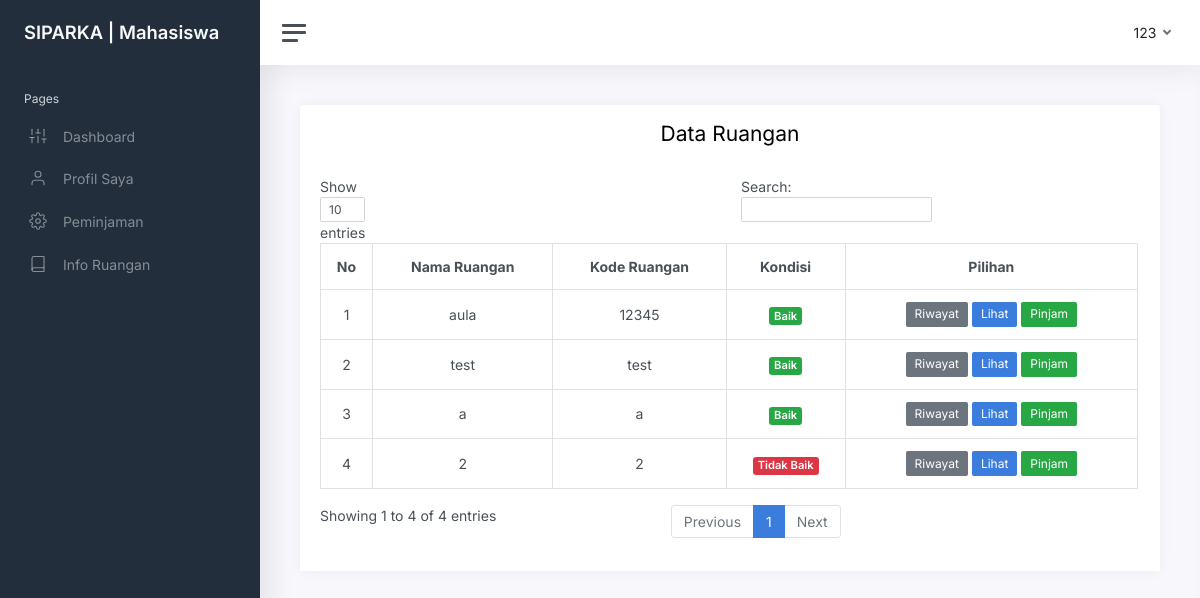
The app's page /ruangan.php (signed in) with its own data.
### tables this page shows
CREATE TABLE `tb_mahasiswa` (
  `id_mhs` int(11) NOT NULL,
  `nim_mhs` varchar(20) NOT NULL,
  `nama_mhs` varchar(75) NOT NULL,
  `organisasi` varchar(100) NOT NULL,
  `jurusan` varchar(70) NOT NULL,
  `email` varchar(200) NOT NULL,
  `password` varchar(70) NOT NULL,
  `no_hp` varchar(20) NOT NULL,
  `alamat` varchar(200) NOT NULL,
  `tgl` varchar(20) NOT NULL,
  `ktm` varchar(50) NOT NULL,
  `enk` varchar(20) NOT NULL,
  `status` varchar(25) NOT NULL
);

CREATE TABLE `tb_ruangan` (
  `id_ruangan` int(11) NOT NULL,
  `nama_ruangan` varchar(100) NOT NULL,
  `kode_ruangan` varchar(20) NOT NULL,
  `des_ruangan` text NOT NULL,
  `kondisi` varchar(30) NOT NULL,
  `photo_ruangan` varchar(100) NOT NULL
);

### ruangan.php (the view, shortened to what this page needs)
<?php include('header.php') ?>
<main class="content">
  <div class="container-fluid p-0">
    <div class="row">
      <div class="col-12 col-md-12 col-xxl-6 d-flex order-3 order-xxl-2">
        <div class="card flex-fill w-100">
          <div class="card-header">
            <h3 style="margin-bottom: 30px; text-align: center;">Data Ruangan</h3>
            <table class="table table-bordered table-hover" id="example">
              <thead>
              <tr>
                <th>
                  <center>No
                </th>
                <th>
                  <center>Nama Ruangan
                </th>
                <th>
                  <center>Kode Ruangan
                </th>
                <th>
                  <center>Kondisi
                </th>
                <th>
                  <center>Pilihan
                </th>
              </tr>
            </thead>
            <?php
            $no=1;
            include('koneksi.php');
            $data = mysqli_query($koneksi, "SELECT * from tb_ruangan ");
            while ($d = mysqli_fetch_array($data)) {
             ?>
              <tr>
                <td><center><?= $no++ ?></td>
                <td><center><?= $d['nama_ruangan'] ?></td>
                <td><center><?= $d['kode_ruangan'] ?></td>
                <td><center>
                <?php
                if (($d['kondisi']) == 'baik' ) {
                  ?>
                  <span class="badge bg-success">Baik</span>
                <?php
                }elseif (($d['kondisi']) == 'tidak baik' ) {
                ?>
                  <span class="badge bg-danger">Tidak Baik</span>
                <?php  }else{ ?>
                  <span class="badge bg-primary">Tidak ada Informasi</span>
                <?php } ?>
                </td>
                <td>
                  <center>
                  <a class="btn btn-sm btn-secondary" href="ruangan-riwayat.php?kode_ruangan=<?= $d['kode_ruangan'] ?>">Riwayat</a>
                  <a href="ruangan-lihat.php?id_ruangan=<?= $d['id_ruangan'] ?>" class="btn btn-sm btn-primary">Lihat</a>
                  <a href="ruangan-pinjam.php?id_ruangan=<?= $d['id_ruangan'] ?>&nim_mhs=<?= $nim_mhs ?>" class="btn btn-sm btn-success">Pinjam</a>
                </td>
              </tr>
              <?php } ?>
            </table>
          </div>
        </div>
      </div>
    </div>
  </div>
</main>
<?php include('footer.php') ?>

### header.php (shortened to what this page needs)
<?php
$nim_mhs = $_SESSION['nim_mhs'];
 ?>
<!DOCTYPE html>
<html lang="en">
<head>
  <link href="datepicker/libraries/bootstrap-datepicker/css/bootstrap-datepicker.min.css" rel="stylesheet">
	<link href="css/app.css" rel="stylesheet">
</head>
<body>
	<div class="wrapper">
		<nav id="sidebar" class="sidebar">
			<div class="sidebar-content js-simplebar">
				<a class="sidebar-brand" href="">
          <span class="align-middle">SIPARKA | Mahasiswa</span>
        </a>
				<ul class="sidebar-nav">
					<li class="sidebar-header">
						Pages
					</li>
					<li class="sidebar-item">
						<a class="sidebar-link" href="mhs-dash.php">
              <i class="align-middle" data-feather="sliders"></i> <span class="align-middle">Dashboard</span>
            </a>
					</li>
					<li class="sidebar-item">
						<a class="sidebar-link" href="mhs-profil.php?nim_mhs=<?= $nim_mhs  ?>">
              <i class="align-middle" data-feather="user"></i> <span class="align-middle">Profil Saya</span>
            </a>
					</li>
					<li class="sidebar-item">
						<a class="sidebar-link" href="pengajuan.php">
              <i class="align-middle" data-feather="settings"></i> <span class="align-middle">Peminjaman</span>
            </a>
					</li>
					<li class="sidebar-item">
						<a class="sidebar-link" href="ruangan.php">
              <i class="align-middle" data-feather="book"></i> <span class="align-middle">Info Ruangan</span>
            </a>
					</li>
				</ul>
			</div>
		</nav>
		<div class="main">
			<nav class="navbar navbar-expand navbar-light navbar-bg">
				<a class="sidebar-toggle d-flex">
          <i class="hamburger align-self-center"></i>
        </a>
				<div class="navbar-collapse collapse">
					<ul class="navbar-nav navbar-align">
						<li class="nav-item dropdown">
							<a class="nav-link dropdown-toggle d-none d-sm-inline-block" href="#" data-toggle="dropdown">
              <?php
              include('koneksi.php');
              $cek_mhs = mysqli_query($koneksi, "SELECT * from tb_mahasiswa where nim_mhs='$nim_mhs' ");
              while ($siapa_mhs = mysqli_fetch_array($cek_mhs)) {
               ?>
               <span class="text-dark"><?= $siapa_mhs['nama_mhs'] ?></span>
                <?php } ?>
              </a>
						</li>
					</ul>
				</div>
			</nav>

### records on screen
tb_mahasiswa: nama_mhs "123"
tb_ruangan: nama_ruangan "aula", kode_ruangan "12345", kondisi "Baik"
tb_ruangan: nama_ruangan "test", kode_ruangan "test", kondisi "Baik"
tb_ruangan: nama_ruangan "a", kode_ruangan "a", kondisi "Baik"
tb_ruangan: nama_ruangan "2", kode_ruangan "2", kondisi "Tidak Baik"
